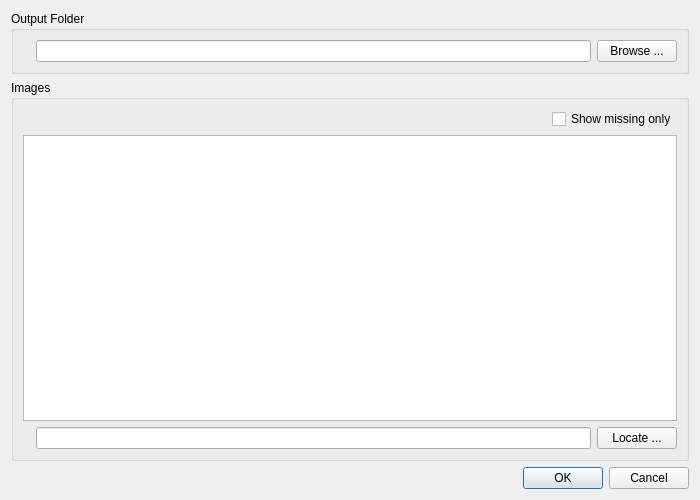
<?xml version="1.0" encoding="UTF-8"?>
<ui version="4.0">
 <class>RelinkingDialog</class>
 <widget class="QDialog" name="RelinkingDialog">
  <property name="geometry">
   <rect>
    <x>0</x>
    <y>0</y>
    <width>700</width>
    <height>500</height>
   </rect>
  </property>
  <property name="windowTitle">
   <string>Relinking</string>
  </property>
  <layout class="QVBoxLayout" name="verticalLayout">
   <property name="spacing">
    <number>6</number>
   </property>
   <item>
    <widget class="QGroupBox" name="outputGroup">
     <property name="title">
      <string>Output Folder</string>
     </property>
     <layout class="QHBoxLayout" name="outputLayout">
      <item>
       <widget class="QLabel" name="outDirStatusLabel"/>
      </item>
      <item>
       <widget class="QLineEdit" name="outDirLine">
        <property name="toolTip">
         <string>Changes only where the project looks for the output folder. No files are moved.</string>
        </property>
       </widget>
      </item>
      <item>
       <widget class="QPushButton" name="outDirBrowseBtn">
        <property name="toolTip">
         <string>Changes only where the project looks for the output folder. No files are moved.</string>
        </property>
        <property name="text">
         <string>Browse ...</string>
        </property>
        <property name="autoDefault">
         <bool>false</bool>
        </property>
       </widget>
      </item>
     </layout>
    </widget>
   </item>
   <item>
    <widget class="QGroupBox" name="imagesGroup">
     <property name="title">
      <string>Images</string>
     </property>
     <layout class="QVBoxLayout" name="imagesLayout">
      <item>
       <layout class="QHBoxLayout" name="imagesHeaderLayout">
        <item>
         <widget class="QLabel" name="imagesSummaryLabel"/>
        </item>
        <item>
         <spacer name="imagesHeaderSpacer">
          <property name="orientation">
           <enum>Qt::Horizontal</enum>
          </property>
          <property name="sizeHint" stdset="0">
           <size>
            <width>0</width>
            <height>0</height>
           </size>
          </property>
         </spacer>
        </item>
        <item>
         <widget class="QCheckBox" name="showMissingOnlyCB">
          <property name="text">
           <string>Show missing only</string>
          </property>
         </widget>
        </item>
       </layout>
      </item>
      <item>
       <widget class="QTreeView" name="treeView">
        <property name="editTriggers">
         <set>QAbstractItemView::NoEditTriggers</set>
        </property>
        <property name="textElideMode">
         <enum>Qt::ElideMiddle</enum>
        </property>
        <property name="uniformRowHeights">
         <bool>true</bool>
        </property>
        <attribute name="headerVisible">
         <bool>false</bool>
        </attribute>
       </widget>
      </item>
      <item>
       <layout class="QHBoxLayout" name="nodePathLayout">
        <item>
         <widget class="QLabel" name="nodeStatusLabel"/>
        </item>
        <item>
         <widget class="QLineEdit" name="nodePathLine">
          <property name="toolTip">
           <string>The path of the selected folder or file. Type a new one and press Enter.</string>
          </property>
         </widget>
        </item>
        <item>
         <widget class="QPushButton" name="locateBtn">
          <property name="toolTip">
           <string>Show where the selected folder or file is now.</string>
          </property>
          <property name="text">
           <string>Locate ...</string>
          </property>
          <property name="autoDefault">
           <bool>false</bool>
          </property>
         </widget>
        </item>
       </layout>
      </item>
     </layout>
    </widget>
   </item>
   <item>
    <widget class="QDialogButtonBox" name="buttonBox">
     <property name="orientation">
      <enum>Qt::Horizontal</enum>
     </property>
     <property name="standardButtons">
      <set>QDialogButtonBox::Cancel|QDialogButtonBox::Ok</set>
     </property>
    </widget>
   </item>
  </layout>
 </widget>
 <resources>
  <include location="../resources/resources.qrc"/>
 </resources>
 <connections>
  <connection>
   <sender>buttonBox</sender>
   <signal>rejected()</signal>
   <receiver>RelinkingDialog</receiver>
   <slot>reject()</slot>
   <hints>
    <hint type="sourcelabel">
     <x>325</x>
     <y>290</y>
    </hint>
    <hint type="destinationlabel">
     <x>286</x>
     <y>274</y>
    </hint>
   </hints>
  </connection>
 </connections>
</ui>
